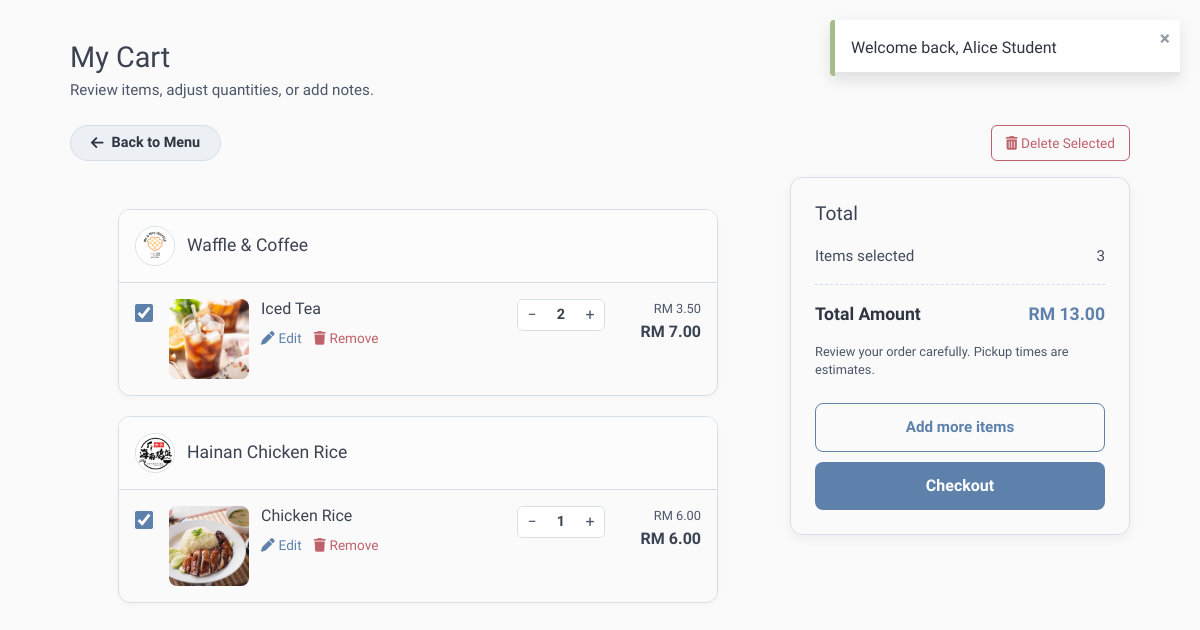
The app's page /cart/cart.php (signed in) with its own data.
### tables this page shows
CREATE TABLE `cartitems` (
  `CartItemId` int(11) NOT NULL,
  `CartId` int(11) NOT NULL,
  `ProductId` int(11) NOT NULL,
  `Quantity` int(11) NOT NULL,
  `Note` text DEFAULT NULL,
  `PickupTime` datetime DEFAULT NULL
);

CREATE TABLE `stalls` (
  `StallId` int(11) NOT NULL,
  `StaffId` int(11) NOT NULL,
  `StallName` varchar(100) NOT NULL,
  `Description` text DEFAULT NULL,
  `IsAvailable` tinyint(1) NOT NULL DEFAULT 1,
  `CreatedAt` datetime NOT NULL DEFAULT current_timestamp(),
  `LogoUrl` varchar(255) DEFAULT NULL
);

CREATE TABLE `products` (
  `ProductId` int(11) NOT NULL,
  `StallId` int(11) NOT NULL,
  `CategoryId` int(11) DEFAULT NULL,
  `ProductName` varchar(150) NOT NULL,
  `Description` text DEFAULT NULL,
  `UnitPrice` decimal(10,2) NOT NULL,
  `IsAvailable` tinyint(1) NOT NULL DEFAULT 1,
  `IsUnlimitedStock` tinyint(1) NOT NULL DEFAULT 0,
  `Stock` int(11) NOT NULL DEFAULT 0
);

### cart/cart.php (the view, shortened to what this page needs)
<?php
require __DIR__ . '/../configs/db.php';
require __DIR__ . '/../includes/functions.php';
$userId = $_SESSION['user_id'] ?? null;
function asset_url($path)
{
    $cleanPath = ltrim($path, '/');
    if (strpos($cleanPath, "images/") === 0) return "/U-Order/assets/" . $cleanPath;
    return "/U-Order/assets/" . $cleanPath;
}
$sql = "
SELECT
    ci.CartItemId,
    ci.Quantity,
    ci.Note,
    ci.PickupTime,
    p.ProductId,
    p.ProductName,
    p.Description,
    p.UnitPrice,
    p.StallId,
    p.IsUnlimitedStock,
    p.Stock,
    p.IsAvailable AS ProductIsAvailable,
    s.StallName,
    s.LogoURL,
    s.IsAvailable AS StallIsAvailable,
    (SELECT ImageURL FROM productimages
        WHERE ProductId = p.ProductId
        ORDER BY ImageId ASC LIMIT 1
    ) AS ProductImage
FROM carts c
JOIN cartitems ci ON c.CartId = ci.CartId
JOIN products p  ON ci.ProductId = p.ProductId
JOIN stalls   s  ON p.StallId = s.StallId
WHERE c.UserId = :uid
ORDER BY ci.CartItemId DESC
";
$stmt = $db->prepare($sql);
$stmt->execute(["uid" => $userId]);
$rows = $stmt->fetchAll(PDO::FETCH_OBJ);
$stalls = [];
$totalQty   = 0;
$totalPrice = 0;
foreach ($rows as $r) {
    $stallId = $r->StallId;
    if (!isset($stalls[$stallId])) {
        $stalls[$stallId] = [
            "stallId"   => $stallId,
            "stallName" => $r->StallName,
            "logoUrl"   => asset_url($r->LogoURL),
            "items"     => []
        ];
    }
    $subtotal = $r->UnitPrice * $r->Quantity;
    $isUnavailable = false;
    $statusLabel   = '';
    $stalls[$stallId]["items"][] = [
        "cartItemId"    => $r->CartItemId,
        "productId"     => $r->ProductId,
        "name"          => $r->ProductName,
        "description"   => $r->Description,
        "quantity"      => $r->Quantity,
        "unitPrice"     => $r->UnitPrice,
        "subtotal"      => $subtotal,
        "imageUrl"      => asset_url($r->ProductImage),
        "isUnlimited"   => $r->IsUnlimitedStock,
        "stock"         => $r->Stock,
        "note"          => $r->Note,
        "pickupTime"    => $r->PickupTime,
        "isUnavailable" => $isUnavailable,
        "statusLabel"   => $statusLabel,
    ];
    $totalQty   += $r->Quantity;
    $totalPrice += $subtotal;
}
include __DIR__ . '/../includes/header.php';
?>
<link rel="stylesheet" href="../assets/css/cart.css">
<div class="order-shell">
    <div class="order-top">
        <div class="header-left">
            <h1>My Cart</h1>
            <p>Review items, adjust quantities, or add notes.</p>
        </div>
    </div>
    <div class="cart-actions-row">
    <a href="/U-Order/index.php" class="back-pill">
        <i class="fas fa-arrow-left"></i> Back to Menu
    </a>
        <button id="btnDeleteSelected" class="btn-danger-outline" type="button">
            <i class="fas fa-trash-alt"></i> Delete Selected
        </button>
    </div>
    <form action="../pages/payment.php" method="POST" id="checkoutForm">
        <div class="order-layout">
            <section class="order-main">
                <?php if (empty($stalls)) : ?>
                    <div style="text-align: center; padding: 60px; color: var(--nord3);">
                        <i class="fas fa-shopping-basket" style="font-size: 3rem; margin-bottom: 16px; opacity: 0.5;"></i>
                        <p>Your cart is empty.</p>
                        <a href="../index.php" class="btn-secondary" style="display:inline-block; width:auto; margin-top:10px;">Go to Menu</a>
                    </div>
                <?php else: ?>
                    <?php foreach ($stalls as $stall): ?>
                        <article class="stall-panel">
                            <header class="stall-panel-header">
                                <div class="stall-panel-info">
                                    <img src="<?= htmlspecialchars($stall['logoUrl']) ?>" class="stall-panel-logo" alt="Stall Logo">
                                    <div>
                                        <h2><?= htmlspecialchars($stall['stallName']) ?></h2>
                                    </div>
                                </div>
                            </header>
                            <div class="stall-items">
                                <?php foreach ($stall['items'] as $item): ?>
                                    <div class="order-item <?= $item['isUnavailable'] ? 'is-disabled' : '' ?>"
                                        data-id="<?= (int)$item['cartItemId'] ?>"
                                        data-product-id="<?= (int)$item['productId'] ?>"
                                        data-unit-price="<?= (float)$item['unitPrice'] ?>"
                                        data-stock="<?= (int)$item['stock'] ?>"
                                        data-unlimited="<?= (int)$item['isUnlimited'] ?>"
                                        data-unavailable="<?= $item['isUnavailable'] ? '1' : '0' ?>"
                                        data-status-label="<?= htmlspecialchars($item['statusLabel']) ?>">
                                        <div class="item-check-wrap">
                                            <input type="checkbox" class="item-check"
                                                name="selected_items[]"
                                                value="<?= $item['cartItemId'] ?>"
                                                <?= $item['isUnavailable'] ? '' : 'checked' ?>>
                                        </div>
                                        <div style="display: flex; gap: 12px; width: 100%;">
                                            <img src="<?= htmlspecialchars($item['imageUrl']) ?>" class="item-img" alt="Product">
                                            <div class="item-text" style="flex: 1;">
                                                <h3><?= htmlspecialchars($item['name']) ?></h3>
                                                <div class="item-actions-row">
                                                    <a href="../pages/product_detail.php?id=<?= $item['productId'] ?>&cart_item_id=<?= $item['cartItemId'] ?>"
                                                        class="action-link action-edit">
                                                        <i class="fas fa-pen"></i> Edit
                                                    </a>
                                                    <button type="button" class="action-link action-remove btn-remove">
                                                        <i class="fas fa-trash"></i> Remove
                                                    </button>
                                                </div>
                                            </div>
                                        </div>
                                        <div class="item-qty">
                                            <button class="qty-btn minus" type="button">−</button>
                                            <span class="qty-value"><?= (int)$item['quantity'] ?></span>
                                            <button class="qty-btn plus" type="button">+</button>
                                        </div>
                                        <div class="item-price">
                                            <div class="unit-price">RM <?= number_format($item['unitPrice'], 2) ?></div>
                                            <div class="sub-total">RM <span class="sub-val"><?= number_format($item['subtotal'], 2) ?></span></div>
                                        </div>
                                    </div>
                                <?php endforeach; ?>
                            </div>
                        </article>
                    <?php endforeach; ?>
                <?php endif; ?>
            </section>
            <aside class="order-side">
                <div class="summary-card">
                    <h2>Total</h2>
                    <div class="summary-row">
                        <span>Items selected</span>
                        <span id="sumQty"><?= $totalQty ?></span>
                    </div>
                    <div class="summary-row summary-row-total">
                        <span>Total Amount</span>
                        <span style="color: var(--nord10);">RM <span id="sumTotal"><?= number_format($totalPrice, 2) ?></span></span>
                    </div>
                    <p class="summary-note">
                        Review your order carefully. Pickup times are estimates.
                    </p>
                    <div class="summary-actions">
                        <a href="../index.php" class="btn-secondary">Add more items</a>
                        <button id="btnProceed" class="btn-primary" type="submit">
                            Checkout
                        </button>
                    </div>
                </div>
            </aside>
        </div>
    </form>
</div>
</body>
</html>

### assets/css/app.css (style rules this page uses)
:root { --nord0: #2E3440; --nord1: #3B4252; --nord2: #434C5E; --nord3: #4C566A; --nord4: #D8DEE9; --nord5: #E5E9F0; --nord6: #ECEFF4; --nord7: #8FBCBB; --nord8: #88C0D0; --nord9: #81A1C1; --nord10: #5E81AC; --nord11: #BF616A; --nord12: #D08770; --nord13: #EBCB8B; --nord14: #A3BE8C; --bg-body: #FAFAFA; --bg-card: #FFFFFF; --bg-input: var(--nord6); --text-main: var(--nord0); --text-muted: var(--nord3); --border-color: var(--nord4); --primary: var(--nord10); --primary-hover: var(--nord9); --danger: var(--nord11); --success: var(--nord14); --shadow-sm: 0 4px 6px rgba(0,0,0,0.05); --shadow-lg: 0 10px 30px rgba(46, 52, 64, 0.1); }
* { box-sizing: border-box; outline: none; }
body { background-color: var(--bg-body); color: var(--text-main); font-family: 'Urbanist', sans-serif; margin: 0; padding: 0; transition: background-color 0.3s ease, color 0.3s ease; }
a { text-decoration: none; color: inherit; transition: color 0.2s; }
section { padding: 1.5rem; }
@media (min-width: 1024px) { section { padding: 2rem 3rem; } }
.fas.fa-trash { color: var(--nord11); cursor: pointer; transition: color 0.2s; }

### records on screen
cartitems: shows a picture, stalls.StallName "Waffle & Coffee", ProductId.ProductName "Iced Tea", Quantity "2", ProductId.UnitPrice "3.50", subtotal "7.00"
cartitems: shows a picture, stalls.StallName "Hainan Chicken Rice", ProductId.ProductName "Chicken Rice", Quantity "1", ProductId.UnitPrice "6.00", subtotal "6.00"

### other values on screen
$flash['message'] "Welcome back, Alice Student"
$totalQty "3"
$totalPrice "13.00"
